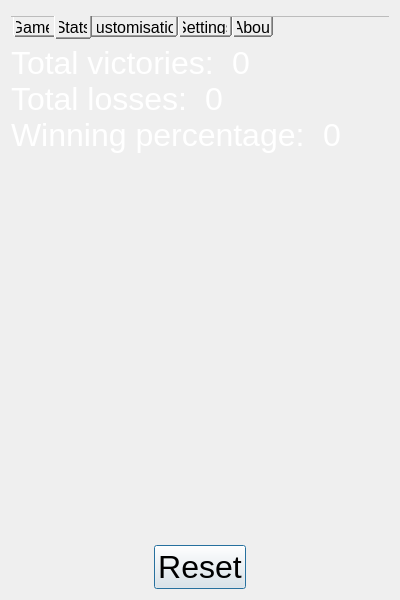
<?xml version="1.0" encoding="UTF-8"?>
<ui version="4.0">
 <class>Stats</class>
 <widget class="QDialog" name="Stats">
  <property name="geometry">
   <rect>
    <x>0</x>
    <y>0</y>
    <width>400</width>
    <height>600</height>
   </rect>
  </property>
  <property name="windowTitle">
   <string>Stats</string>
  </property>
  <layout class="QVBoxLayout" name="verticalLayout_2">
   <item>
    <widget class="QTabWidget" name="tabWidget">
     <property name="sizePolicy">
      <sizepolicy hsizetype="Expanding" vsizetype="Fixed">
       <horstretch>0</horstretch>
       <verstretch>0</verstretch>
      </sizepolicy>
     </property>
     <property name="styleSheet">
      <string notr="true">QTabBar::tab {
	font-size: 16px;
	padding: 5px;
}</string>
     </property>
     <property name="tabPosition">
      <enum>QTabWidget::TabPosition::South</enum>
     </property>
     <property name="currentIndex">
      <number>1</number>
     </property>
     <property name="documentMode">
      <bool>true</bool>
     </property>
     <widget class="QWidget" name="tab">
      <attribute name="title">
       <string>Game</string>
      </attribute>
     </widget>
     <widget class="QWidget" name="tab_2">
      <attribute name="title">
       <string>Stats</string>
      </attribute>
     </widget>
     <widget class="QWidget" name="tab_3">
      <attribute name="title">
       <string>Customisation</string>
      </attribute>
     </widget>
     <widget class="QWidget" name="tab_4">
      <attribute name="title">
       <string>Settings</string>
      </attribute>
     </widget>
     <widget class="QWidget" name="tab_5">
      <attribute name="title">
       <string>About</string>
      </attribute>
     </widget>
    </widget>
   </item>
   <item>
    <layout class="QVBoxLayout" name="verticalLayout" stretch="0,0,0">
     <property name="spacing">
      <number>0</number>
     </property>
     <property name="bottomMargin">
      <number>0</number>
     </property>
     <item>
      <layout class="QHBoxLayout" name="horizontalLayout_3">
       <property name="spacing">
        <number>0</number>
       </property>
       <item>
        <widget class="QLabel" name="label_3">
         <property name="sizePolicy">
          <sizepolicy hsizetype="Fixed" vsizetype="Fixed">
           <horstretch>0</horstretch>
           <verstretch>0</verstretch>
          </sizepolicy>
         </property>
         <property name="font">
          <font>
           <pointsize>24</pointsize>
          </font>
         </property>
         <property name="styleSheet">
          <string notr="true">color: white;</string>
         </property>
         <property name="text">
          <string>Total victories:  </string>
         </property>
        </widget>
       </item>
       <item>
        <widget class="QLabel" name="wins">
         <property name="sizePolicy">
          <sizepolicy hsizetype="Preferred" vsizetype="Fixed">
           <horstretch>0</horstretch>
           <verstretch>0</verstretch>
          </sizepolicy>
         </property>
         <property name="font">
          <font>
           <pointsize>24</pointsize>
          </font>
         </property>
         <property name="styleSheet">
          <string notr="true">color: white;</string>
         </property>
         <property name="text">
          <string>0</string>
         </property>
        </widget>
       </item>
      </layout>
     </item>
     <item>
      <layout class="QHBoxLayout" name="horizontalLayout_2">
       <property name="spacing">
        <number>0</number>
       </property>
       <item>
        <widget class="QLabel" name="label_4">
         <property name="sizePolicy">
          <sizepolicy hsizetype="Fixed" vsizetype="Fixed">
           <horstretch>0</horstretch>
           <verstretch>0</verstretch>
          </sizepolicy>
         </property>
         <property name="font">
          <font>
           <pointsize>24</pointsize>
          </font>
         </property>
         <property name="styleSheet">
          <string notr="true">color: white;</string>
         </property>
         <property name="text">
          <string>Total losses:  </string>
         </property>
        </widget>
       </item>
       <item>
        <widget class="QLabel" name="losses">
         <property name="sizePolicy">
          <sizepolicy hsizetype="Preferred" vsizetype="Fixed">
           <horstretch>0</horstretch>
           <verstretch>0</verstretch>
          </sizepolicy>
         </property>
         <property name="font">
          <font>
           <pointsize>24</pointsize>
          </font>
         </property>
         <property name="styleSheet">
          <string notr="true">color: white;</string>
         </property>
         <property name="text">
          <string>0</string>
         </property>
        </widget>
       </item>
      </layout>
     </item>
     <item>
      <layout class="QHBoxLayout" name="horizontalLayout">
       <property name="spacing">
        <number>0</number>
       </property>
       <item>
        <widget class="QLabel" name="label">
         <property name="sizePolicy">
          <sizepolicy hsizetype="Fixed" vsizetype="Fixed">
           <horstretch>0</horstretch>
           <verstretch>0</verstretch>
          </sizepolicy>
         </property>
         <property name="font">
          <font>
           <pointsize>24</pointsize>
          </font>
         </property>
         <property name="styleSheet">
          <string notr="true">color: white;</string>
         </property>
         <property name="text">
          <string>Winning percentage:  </string>
         </property>
        </widget>
       </item>
       <item>
        <widget class="QLabel" name="winningPercent">
         <property name="sizePolicy">
          <sizepolicy hsizetype="Preferred" vsizetype="Fixed">
           <horstretch>0</horstretch>
           <verstretch>0</verstretch>
          </sizepolicy>
         </property>
         <property name="font">
          <font>
           <pointsize>24</pointsize>
          </font>
         </property>
         <property name="styleSheet">
          <string notr="true">color: white;</string>
         </property>
         <property name="text">
          <string>0</string>
         </property>
        </widget>
       </item>
      </layout>
     </item>
    </layout>
   </item>
   <item>
    <spacer name="verticalSpacer">
     <property name="orientation">
      <enum>Qt::Orientation::Vertical</enum>
     </property>
     <property name="sizeType">
      <enum>QSizePolicy::Policy::MinimumExpanding</enum>
     </property>
     <property name="sizeHint" stdset="0">
      <size>
       <width>20</width>
       <height>40</height>
      </size>
     </property>
    </spacer>
   </item>
   <item>
    <widget class="QDialogButtonBox" name="buttonBox">
     <property name="font">
      <font>
       <pointsize>24</pointsize>
      </font>
     </property>
     <property name="orientation">
      <enum>Qt::Orientation::Horizontal</enum>
     </property>
     <property name="standardButtons">
      <set>QDialogButtonBox::StandardButton::Reset</set>
     </property>
     <property name="centerButtons">
      <bool>true</bool>
     </property>
    </widget>
   </item>
  </layout>
 </widget>
 <resources/>
 <connections>
  <connection>
   <sender>buttonBox</sender>
   <signal>accepted()</signal>
   <receiver>Stats</receiver>
   <slot>accept()</slot>
   <hints>
    <hint type="sourcelabel">
     <x>248</x>
     <y>254</y>
    </hint>
    <hint type="destinationlabel">
     <x>157</x>
     <y>274</y>
    </hint>
   </hints>
  </connection>
  <connection>
   <sender>buttonBox</sender>
   <signal>rejected()</signal>
   <receiver>Stats</receiver>
   <slot>reject()</slot>
   <hints>
    <hint type="sourcelabel">
     <x>316</x>
     <y>260</y>
    </hint>
    <hint type="destinationlabel">
     <x>286</x>
     <y>274</y>
    </hint>
   </hints>
  </connection>
 </connections>
</ui>
